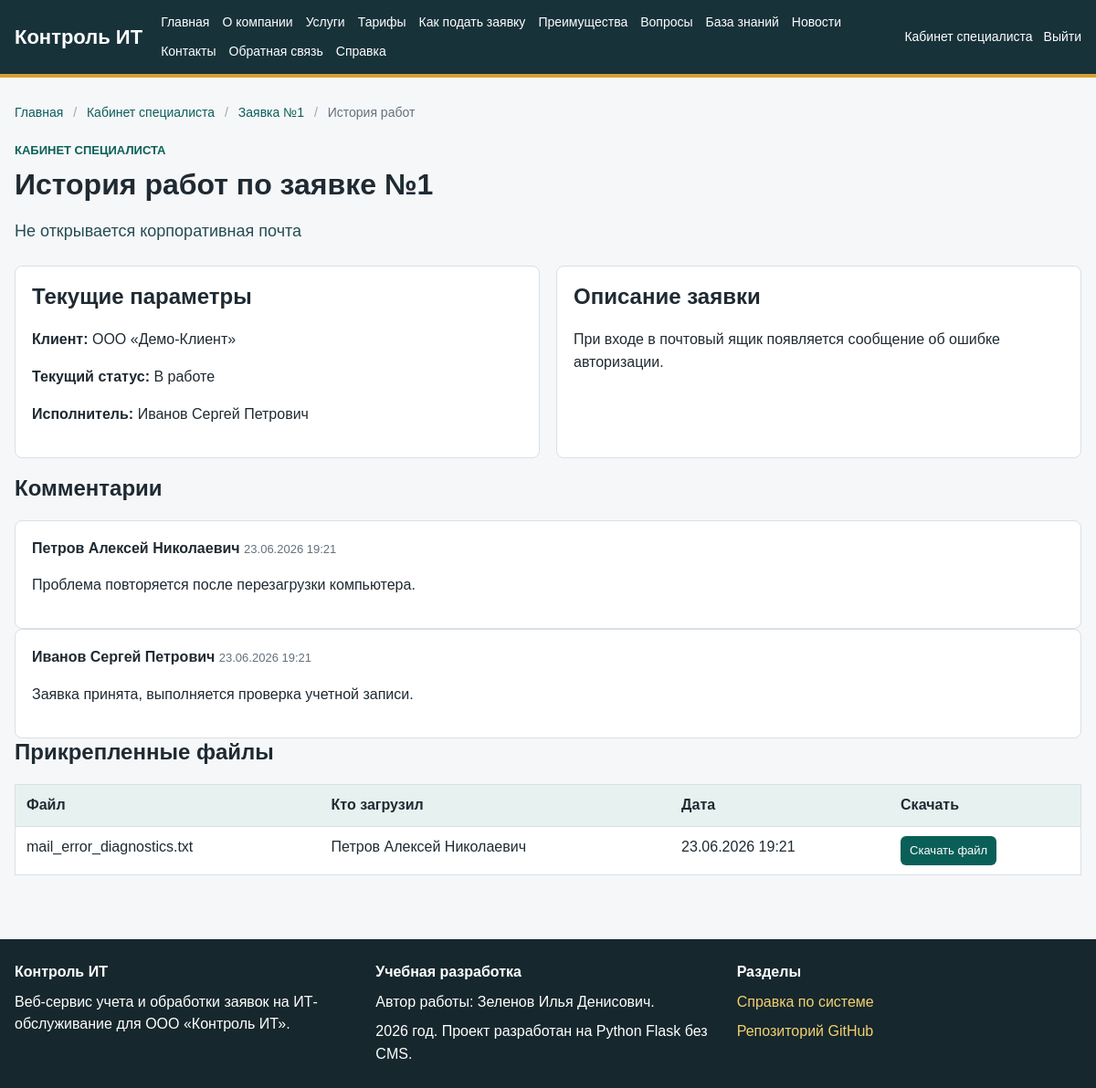
Page /specialist/tickets/1/history (signed in) on the committed database.
### app/models.py (models this page shows, shortened)
class Ticket(db.Model):
    __tablename__ = "tickets"
    id = db.Column(db.Integer, primary_key=True)
    title = db.Column(db.String(180), nullable=False)
    description = db.Column(db.Text, nullable=False)
    created_at = db.Column(db.DateTime, default=datetime.utcnow)
    updated_at = db.Column(db.DateTime, default=datetime.utcnow, onupdate=datetime.utcnow)
    deadline_at = db.Column(db.DateTime)
    closed_at = db.Column(db.DateTime)
    client_id = db.Column(db.Integer, db.ForeignKey("clients.id"), nullable=False)
    specialist_id = db.Column(db.Integer, db.ForeignKey("employees.id"))
    service_id = db.Column(db.Integer, db.ForeignKey("services.id"), nullable=False)
    status_id = db.Column(db.Integer, db.ForeignKey("ticket_statuses.id"), nullable=False)
    priority_id = db.Column(db.Integer, db.ForeignKey("ticket_priorities.id"), nullable=False)
    client = db.relationship("Client", back_populates="tickets")
    specialist = db.relationship("Employee", back_populates="assigned_tickets")
    service = db.relationship("Service", back_populates="tickets")
    status = db.relationship("TicketStatus", back_populates="tickets")
    priority = db.relationship("TicketPriority", back_populates="tickets")
    comments = db.relationship("TicketComment", back_populates="ticket", cascade="all, delete-orphan")
    attachments = db.relationship("Attachment", back_populates="ticket", cascade="all, delete-orphan")
    documents = db.relationship("Document", back_populates="ticket", cascade="all, delete-orphan")

class Client(db.Model):
    __tablename__ = "clients"
    id = db.Column(db.Integer, primary_key=True)
    organization_name = db.Column(db.String(180), nullable=False)
    inn = db.Column(db.String(20))
    address = db.Column(db.String(255))
    contact_person = db.Column(db.String(150))
    created_at = db.Column(db.DateTime, default=datetime.utcnow)
    user_id = db.Column(db.Integer, db.ForeignKey("users.id"), nullable=False)
    user = db.relationship("User", back_populates="client")
    tickets = db.relationship("Ticket", back_populates="client")

class TicketStatus(db.Model):
    __tablename__ = "ticket_statuses"
    id = db.Column(db.Integer, primary_key=True)
    name = db.Column(db.String(80), unique=True, nullable=False)
    sort_order = db.Column(db.Integer, default=0)
    tickets = db.relationship("Ticket", back_populates="status")

class User(UserMixin, db.Model):
    __tablename__ = "users"
    id = db.Column(db.Integer, primary_key=True)
    username = db.Column(db.String(80), unique=True, nullable=False)
    password_hash = db.Column(db.String(255), nullable=False)
    email = db.Column(db.String(120), unique=True, nullable=False)
    full_name = db.Column(db.String(150), nullable=False)
    phone = db.Column(db.String(30))
    is_active_account = db.Column(db.Boolean, default=True)
    created_at = db.Column(db.DateTime, default=datetime.utcnow)
    role_id = db.Column(db.Integer, db.ForeignKey("roles.id"), nullable=False)
    role = db.relationship("Role", back_populates="users")
    client = db.relationship("Client", back_populates="user", uselist=False)
    employee = db.relationship("Employee", back_populates="user", uselist=False)
    comments = db.relationship("TicketComment", back_populates="author")
    @property
    def is_active(self):
        return self.is_active_account
    def has_role(self, *role_names):
        return self.role and self.role.name in role_names

class TicketComment(db.Model):
    __tablename__ = "ticket_comments"
    id = db.Column(db.Integer, primary_key=True)
    text = db.Column(db.Text, nullable=False)
    created_at = db.Column(db.DateTime, default=datetime.utcnow)
    ticket_id = db.Column(db.Integer, db.ForeignKey("tickets.id"), nullable=False)
    author_id = db.Column(db.Integer, db.ForeignKey("users.id"), nullable=False)
    ticket = db.relationship("Ticket", back_populates="comments")
    author = db.relationship("User", back_populates="comments")

class Attachment(db.Model):
    __tablename__ = "attachments"
    id = db.Column(db.Integer, primary_key=True)
    original_name = db.Column(db.String(255), nullable=False)
    stored_name = db.Column(db.String(255), nullable=False)
    file_path = db.Column(db.String(255), nullable=False)
    uploaded_at = db.Column(db.DateTime, default=datetime.utcnow)
    ticket_id = db.Column(db.Integer, db.ForeignKey("tickets.id"), nullable=False)
    uploaded_by_id = db.Column(db.Integer, db.ForeignKey("users.id"), nullable=False)
    ticket = db.relationship("Ticket", back_populates="attachments")
    uploaded_by = db.relationship("User")

### app/routes/specialist.py (the view)
@specialist_bp.route("/tickets/<int:ticket_id>/history")
@login_required
@role_required("Специалист")
def ticket_history(ticket_id):
    ticket = Ticket.query.get_or_404(ticket_id)
    return render_template(
        "specialist/history.html",
        title=f"История заявки №{ticket.id}",
        ticket=ticket,
        breadcrumbs=specialist_breadcrumbs(
            {"label": f"Заявка №{ticket.id}", "url": url_for("specialist.ticket_detail", ticket_id=ticket.id)},
            {"label": "История работ", "url": None},
        ),
    )

### app/models.py (called while the page is built)
@login_manager.user_loader
def load_user(user_id):
    return User.query.get(int(user_id))

### app/routes/specialist.py (called while the page is built)
def specialist_breadcrumbs(*items):
    trail = [{"label": "Главная", "url": url_for("public.home")}]
    if items:
        trail.append({"label": "Кабинет специалиста", "url": url_for("specialist.dashboard")})
        trail.extend(items)
    else:
        trail.append({"label": "Кабинет специалиста", "url": None})
    return trail

### app/templates/specialist/history.html (shortened to what this page needs)
{% extends "base.html" %}
{% block content %}
<section class="page-header">
    <p class="eyebrow">Кабинет специалиста</p>
    <h1>История работ по заявке №{{ ticket.id }}</h1>
    <p class="lead">{{ ticket.title }}</p>
</section>
<section class="section-grid">
    <article class="info-box">
        <h2>Текущие параметры</h2>
        <p><b>Клиент:</b> {{ ticket.client.organization_name }}</p>
        <p><b>Текущий статус:</b> {{ ticket.status.name }}</p>
        <p><b>Исполнитель:</b> {{ ticket.specialist.user.full_name if ticket.specialist else 'Не назначен' }}</p>
    </article>
    <article class="info-box">
        <h2>Описание заявки</h2>
        <p>{{ ticket.description }}</p>
    </article>
</section>
<section>
    <h2>Комментарии</h2>
    {% for comment in ticket.comments %}
        <div class="comment">
            <b>{{ comment.author.full_name }}</b>
            <span>{{ comment.created_at.strftime('%d.%m.%Y %H:%M') }}</span>
            <p>{{ comment.text }}</p>
        </div>
    {% else %}
        <p class="muted">Комментарии пока не добавлены.</p>
    {% endfor %}
</section>
<section>
    <h2>Прикрепленные файлы</h2>
    <table>
        <thead>
        <tr>
            <th>Файл</th>
            <th>Кто загрузил</th>
            <th>Дата</th>
            <th>Скачать</th>
        </tr>
        </thead>
        <tbody>
        {% for file in ticket.attachments %}
            <tr>
                <td>{{ file.original_name }}</td>
                <td>{{ file.uploaded_by.full_name }}</td>
                <td>{{ file.uploaded_at.strftime('%d.%m.%Y %H:%M') }}</td>
                <td><a class="button small" href="{{ url_for('downloads.attachment', attachment_id=file.id) }}">Скачать файл</a></td>
            </tr>
        {% else %}
            <tr>
                <td colspan="4">Файлы пока не прикреплены.</td>
            </tr>
        {% endfor %}
        </tbody>
    </table>
</section>
{% endblock %}

### app/static/css/style.css (style rules this page uses)
:root { --page: #f6f7f9; --surface: #ffffff; --surface-soft: #eef6f4; --ink: #1f2a32; --muted: #63717d; --line: #d9e0e5; --header: #18323a; --header-2: #244c55; --accent: #0f766e; --accent-strong: #0b5f59; --warning: #b7791f; --danger: #b42318; --success: #1f7a4d; --white: #ffffff; }
* { box-sizing: border-box; }
body { margin: 0; font-family: Arial, Helvetica, sans-serif; color: var(--ink); background: var(--page); line-height: 1.55; }
a { color: var(--accent-strong); text-decoration: none; }
.page-header { margin-bottom: 24px; }
.page-header h1 { margin-bottom: 10px; }
h1 { margin-top: 0; font-size: 32px; line-height: 1.2; }
h2 { margin-top: 0; line-height: 1.25; }
.lead { font-size: 18px; color: var(--header-2); }
.eyebrow { margin: 0 0 8px; color: var(--accent-strong); font-size: 13px; font-weight: 700; text-transform: uppercase; }
.cards, .dashboard-grid, .section-grid { display: grid; grid-template-columns: repeat(auto-fit, minmax(240px, 1fr)); gap: 18px; margin: 18px 0; }
.card, .metric, .info-box, .form-card, .comment { background: var(--surface); border: 1px solid var(--line); border-radius: 8px; padding: 18px; }
.button, button { display: inline-block; background: var(--accent-strong); color: var(--white); border: none; border-radius: 8px; padding: 10px 16px; cursor: pointer; font: inherit; text-align: center; }
.button.small { padding: 6px 10px; border-radius: 6px; font-size: 13px; }
table { width: 100%; border-collapse: collapse; background: var(--white); border: 1px solid var(--line); margin: 18px 0; }
th, td { padding: 10px 12px; border-bottom: 1px solid var(--line); text-align: left; vertical-align: top; }
th { background: #e7f1ef; }
.comment span { color: var(--muted); font-size: 13px; }

### rows in the picture
Ticket: id "1", title "Не открывается корпоративная почта", description "При входе в почтовый ящик появляется сообщение об ошибке авторизации."
Client: client.organization_name "ООО «Демо-Клиент»"
TicketStatus: status.name "В работе"
User: specialist.user "Иванов Сергей Петрович"
TicketComment: author.full_name "Петров Алексей Николаевич", created_at "23.06.2026 19:21", text "Проблема повторяется после перезагрузки компьютера."
TicketComment: author.full_name "Иванов Сергей Петрович", created_at "23.06.2026 19:21", text "Заявка принята, выполняется проверка учетной записи."
Attachment: original_name "mail_error_diagnostics.txt", uploaded_by.full_name "Петров Алексей Николаевич", uploaded_at "23.06.2026 19:21"

### other values in the picture
{{ crumb.label }} "Главная" "Кабинет специалиста" "Заявка №1"
{{ crumb.label }} "История работ"
